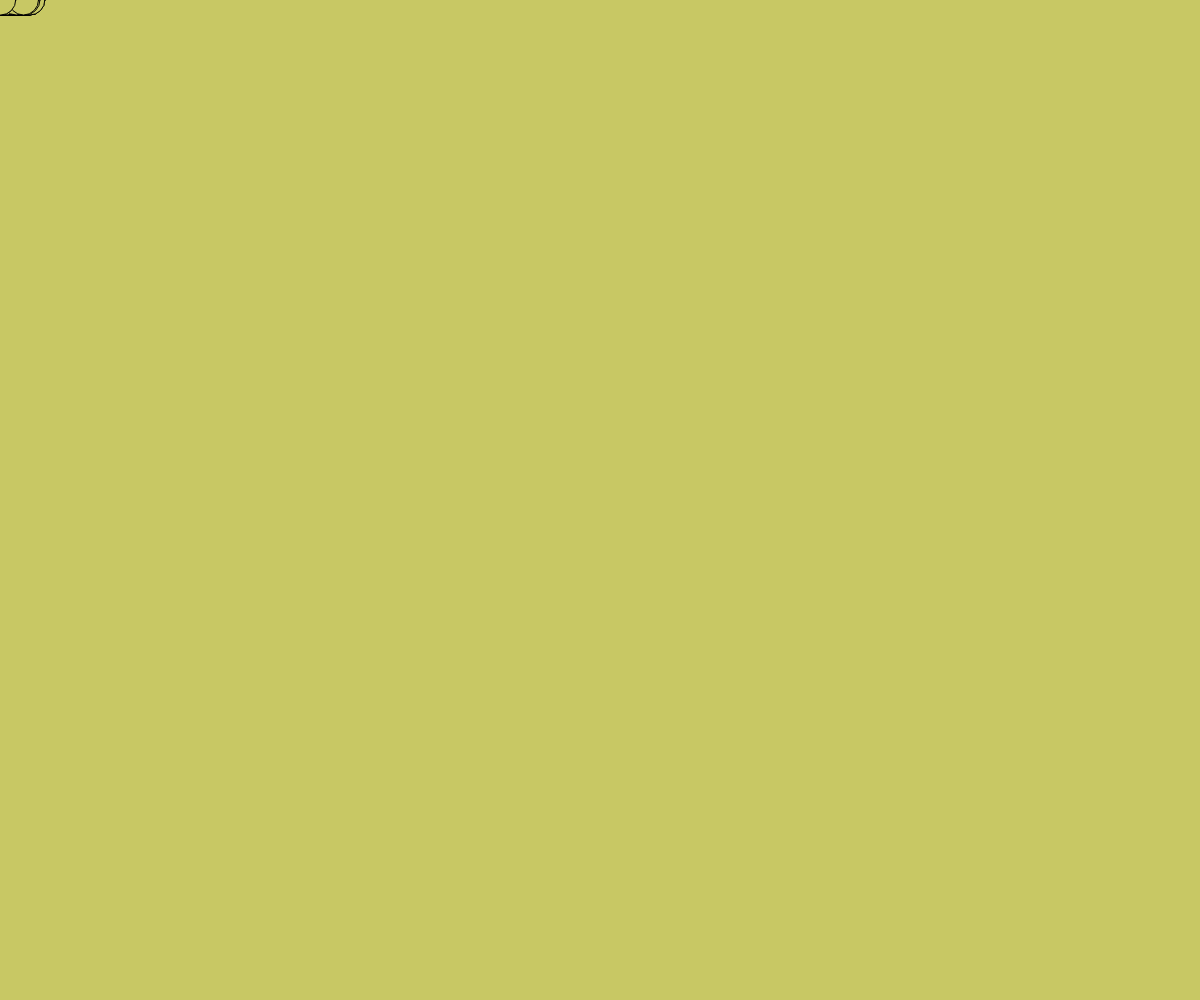
Frame 1 (no input)
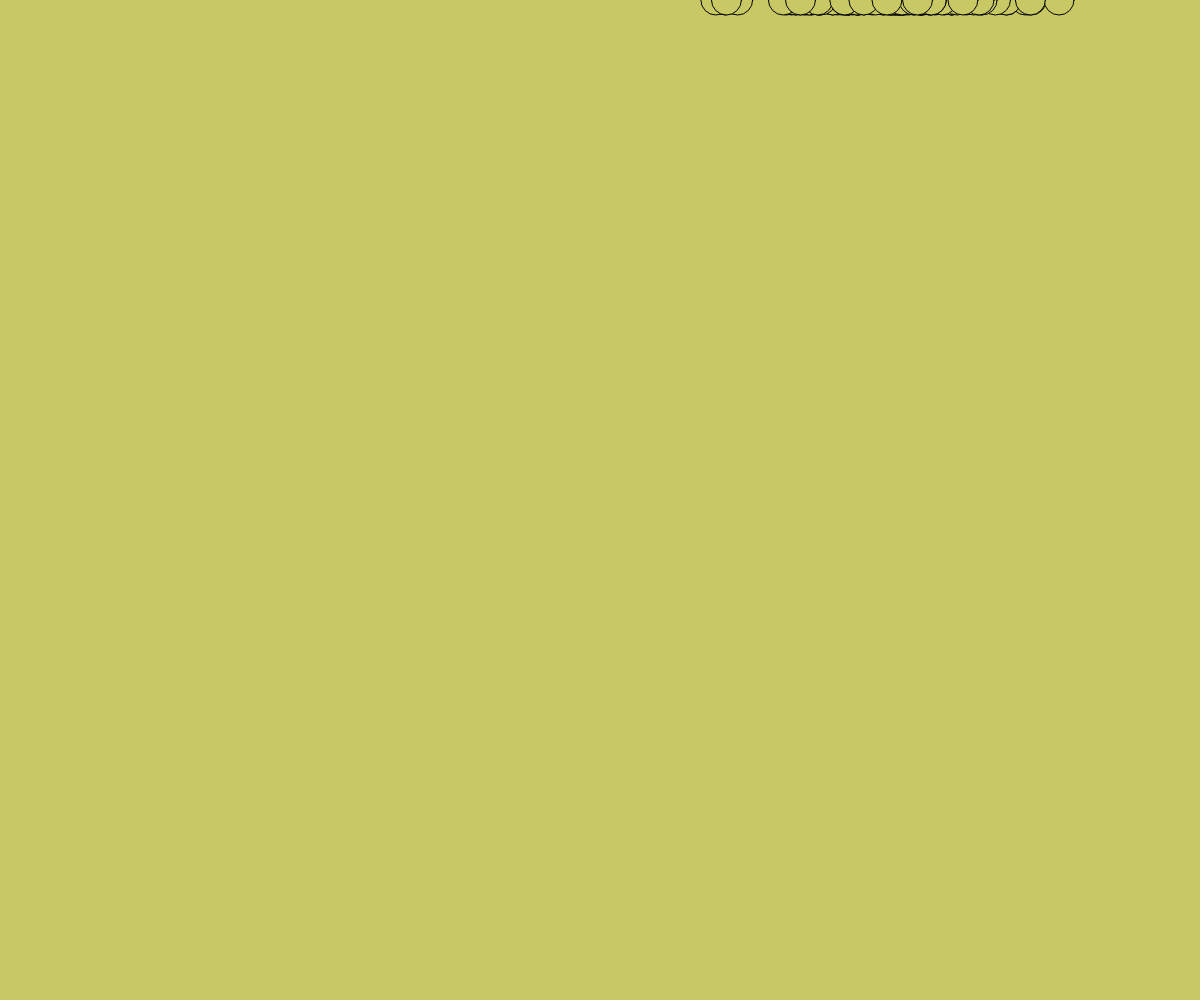
Frame 60 (no input)
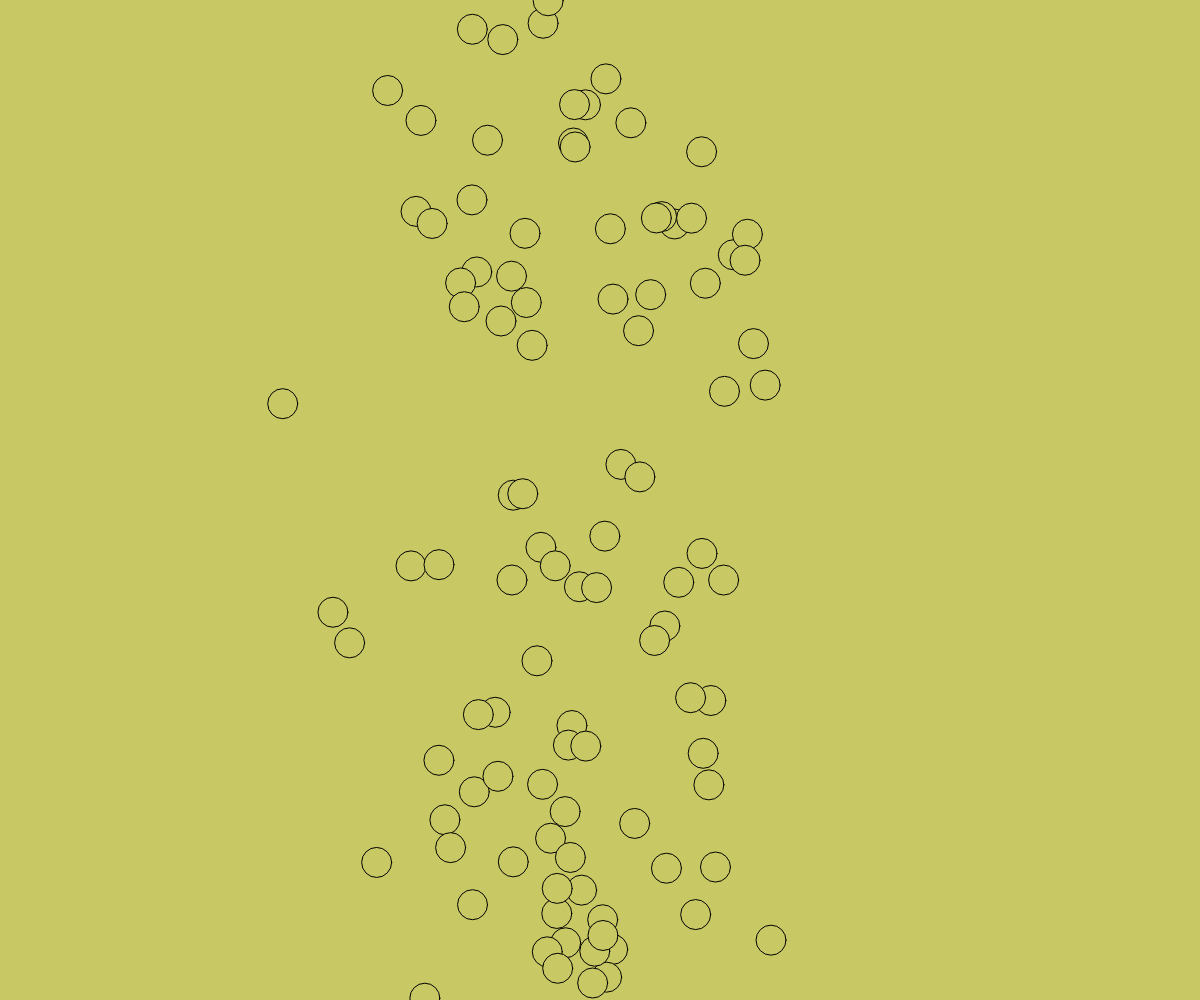
Frame 120 (the mouse pressed at the canvas centre since frame 60)

The p5.js sketch that drew these frames (run headless with seeded random() and noise() and a simulated clock; from frame 60 on, the mouse is pressed at the canvas centre):

// p5.js sketch
// ── sketch.js
var arrayOfBubbles = [];
let size = 30;

function setup() {
  createCanvas(windowWidth, windowHeight);
  background(200, 200, 100);
  createObjects();
}

function draw() {
  styleIt();
  for (var i = 0; i < arrayOfBubbles.length; i++) {
    arrayOfBubbles[i].move();
  }
}

function createObjects() {
  let x = 0;
  let y = 0;

  for (var i = 0; arrayOfBubbles.length < 100; i++) {
    bubble = new Bubble(x, y, size);
    arrayOfBubbles.push(bubble);
  }
}

function styleIt() {
  background(200, 200, 100);
  fill(200, 200, 100);
  smooth();
}

// ── bubble.js
class Bubble {
  constructor(x, y, size) {
    this.x = x;
    this.y = y;
    this.size = size;
  }

  move() {
    this.x = this.x + random(0, this.size);
    if (this.x > windowWidth) {
      this.y = random(0, windowHeight);
      this.x = 0;
    }
    ellipse(this.x, this.y, this.size);
  }

  show() {
    ellipse(this.x, this.y, this.size);
  }
}
